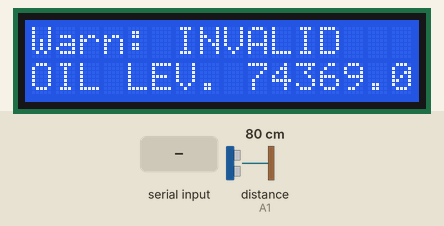
Simulated run of this sketch. Board: Arduino Uno, built with avr-gcc and run on an emulated ATmega328P. Parts: 16×2 character LCD. Wiring (inferred from the names in the program): ultrasonic range finder: trigger A0; echo A1. Inputs (shaded band) come from the test bench; at power-on: distance to the obstacle (sensor on A1) 80 cm. The echo pulse lasts 58.3 µs per cm; what the sketch prints to the serial monitor is not drawn.

Above: at 2.2 s.
2.3 s: distance to the obstacle (sensor on A1) set to 2 cm
At 6.5 s:
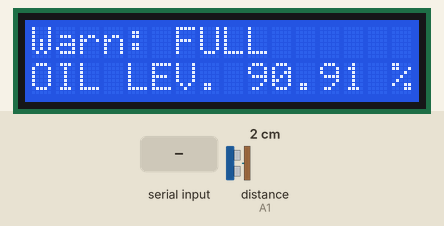
12.6 s: "w" received over the second serial link
At 17.7 s:
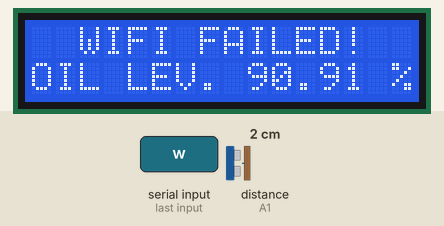
22.7 s: "u" received over the second serial link
At 27.6 s:
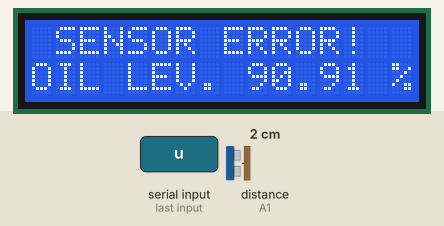
32.7 s: distance to the obstacle (sensor on A1) set to 9 cm
At 37.5 s:
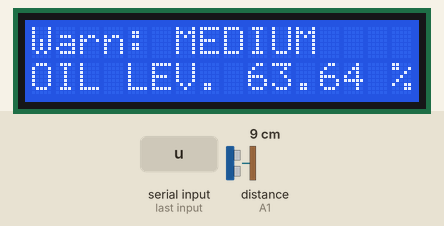
42.8 s: "1" received over the second serial link
At 47.0 s:
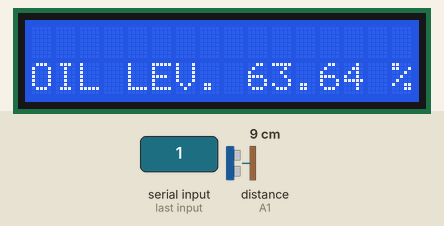
52.9 s: distance to the obstacle (sensor on A1) set to 18 cm
At 57.1 s:
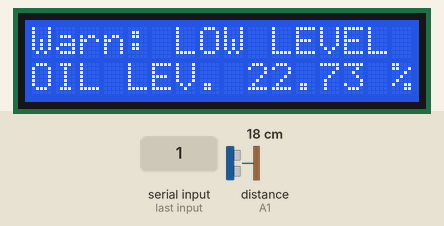
Timing chart, 0 to 58.6 s (numbered marks = the images above; inputs shaded):
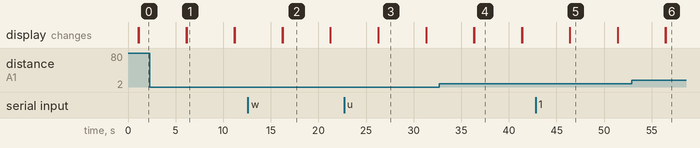

The sketch:

Fuel_Indicator_Display.ino
```cpp
#include <SoftwareSerial.h>
#include <LiquidCrystal_I2C.h>

// defines pins numbers
#define tank_height 22 //in Centimeter
#define trigPin  A0 //D3
#define echoPin  A1 //D4

LiquidCrystal_I2C lcd(0x27, 16, 2);
SoftwareSerial node_Mcu(10, 11); //RX, TX

void setup() {
  Serial.begin(9600);
  node_Mcu.begin(115200);
  pinMode(trigPin, OUTPUT); // Sets the trigPin as an Output
  pinMode(echoPin, INPUT); // Sets the echoPin as an Input

  lcd.init();   // initializing the LCD
  lcd.backlight(); // Enable or Turn On the backlight
  lcd.setCursor(0, 0);
  lcd.print("   WELCOME TO   ");
  lcd.setCursor(0, 1);
  lcd.print("IoT Oil Monitor ");
  delay(1000);
  lcd.clear();
}

void loop() {

  float oilLevel = calculate_fuel();

  if (node_Mcu.available() > 0) {
    char errorCode = node_Mcu.read();
    error_handler(errorCode);
  } else {
    //LCD print
    lcd.setCursor(0, 0);
    if (oilLevel >= 0 && oilLevel < 2) {
      lcd.print("Warn: EMPTY");
    } else if (oilLevel >= 2 && oilLevel < 25) {
      lcd.print("Warn: LOW LEVEL");
    } else if (oilLevel >= 25 && oilLevel < 75) {
      lcd.print("Warn: MEDIUM");
    } else if (oilLevel >= 75 && oilLevel <= 100) {
      lcd.print("Warn: FULL");
    } else {
      oilLevel = 74369;
      lcd.print("Warn: INVALID");
    }
  }
  //Oil Level
  lcd.setCursor(0, 1);
  lcd.print("OIL LEV. ");
  lcd.print(oilLevel);
  lcd.print(" %");

  delay(5000);
  lcd.clear();
}

float calculate_fuel() {
  long duration, distance, filled;
  float percentage;

  digitalWrite(trigPin, LOW);
  delayMicroseconds(2);
  digitalWrite(trigPin, HIGH);
  delayMicroseconds(10);
  digitalWrite(trigPin, LOW);

  //Calculate Distance
  duration = pulseIn(echoPin, HIGH);
  distance = duration * 0.034 / 2;
  Serial.print("Distance: ");
  Serial.print(distance);
  Serial.println(" CM");

  filled = tank_height - distance;
  percentage = (filled * 100.0) / tank_height;
  return percentage;
}

void error_handler(char command) {
  lcd.setCursor(0, 0);
  switch (command) {
    case 'w' : {
        lcd.print("  WIFI FAILED! "); //WIFI Connection Failed
        break;
      }
    case 'u': {
        lcd.print(" SENSOR ERROR! "); // Sensor Reading Exception
        break;
      }
  }
}
```

Measured:
- after the input at 2.3 s, the display: first differs from a run without the input after 3.9 s (image 1)
- after the input at 12.6 s, the display: first differs from a run without the input after 3.6 s (image 2)
- after the input at 22.7 s, the display: first differs from a run without the input after 3.6 s (image 3)
- after the input at 32.7 s, the display: first differs from a run without the input after 3.7 s (image 4)
- after the input at 42.8 s, the display: first differs from a run without the input after 3.6 s (image 5)
- after the input at 52.9 s, the display: first differs from a run without the input after 3.6 s (image 6)
- what the display in image 1 shows lasts 5.0 s, from 6.2 s to 11.2 s
